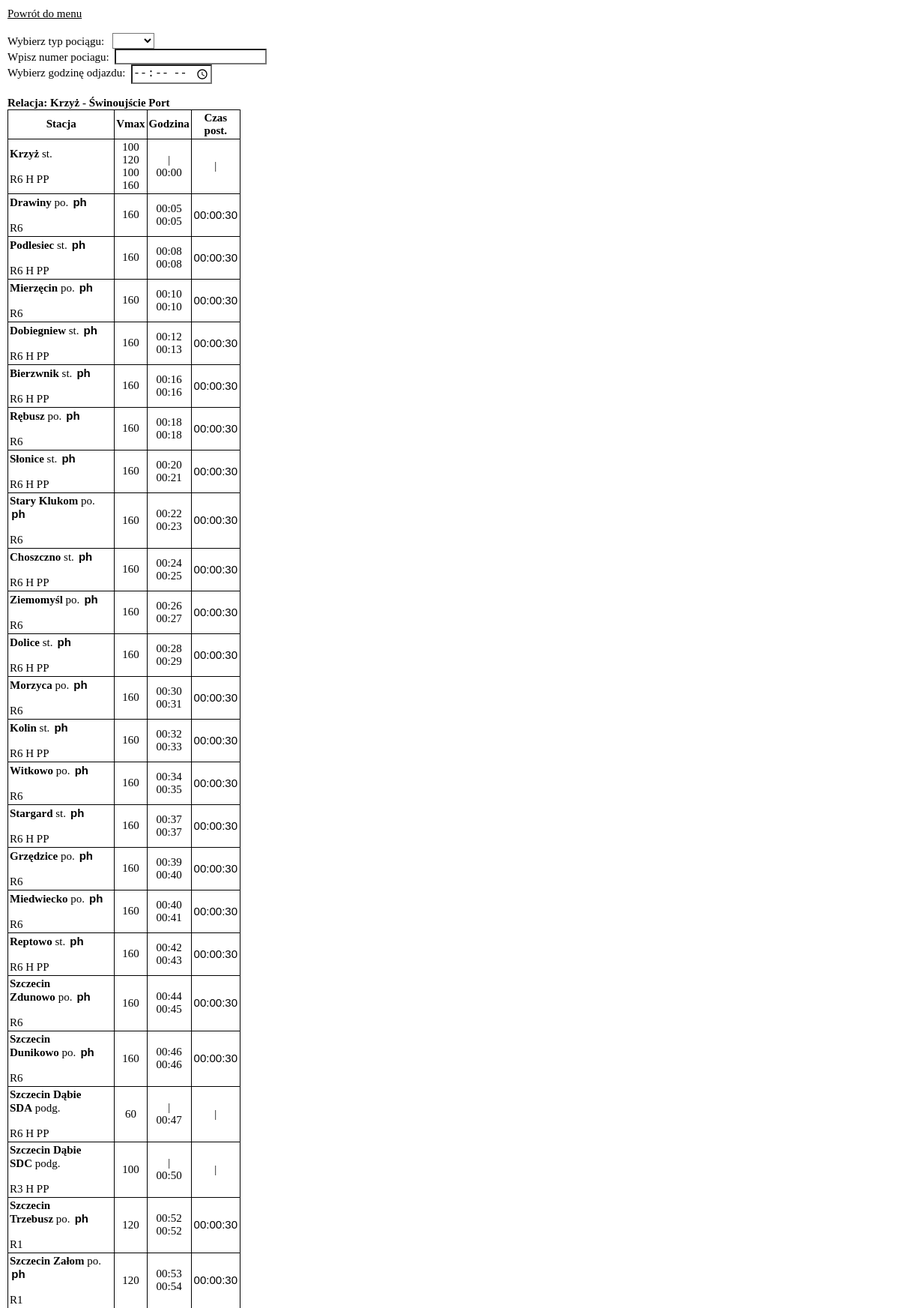
Page /rozklad.php?id_trasy=10 (upper part) on the committed database.
### tables this page shows
CREATE TABLE `stacje` (
  `id_stacji` int(11) NOT NULL,
  `nazwa_stacji` varchar(255) DEFAULT NULL,
  `typ_stacji_id` int(11) DEFAULT NULL,
  `uwagi` text DEFAULT NULL,
  `linia_kolejowa` text DEFAULT NULL
);

CREATE TABLE `typy_stacji` (
  `id_typu_stacji` int(11) NOT NULL,
  `nazwa_typu_stacji` varchar(255) DEFAULT NULL,
  `skrot_typu_stacji` varchar(20) DEFAULT NULL
);

### rozklad.php (the view, shortened to what this page needs)
<!DOCTYPE html>
<html lang="en">
<head>
</head>
<body>
    <a href="index.php">Powrót do menu</a><br><br>
    <form action="" method="POST">
        Wybierz typ pociągu: &nbsp
        <?php
            $polaczenie=mysqli_connect("localhost","root","","stacje");
            $zapytanie="SELECT * FROM typ_pociagow";
            $wyslij=mysqli_query($polaczenie,$zapytanie);
            echo "<select name='typ'>";
            echo "<option>".""."</option>";
            while ($row=mysqli_fetch_array($wyslij)){
                echo "<option>".$row['skrot']."</option>";
            }
            echo "</select><br>";
        ?>
        Wpisz numer pociagu: &nbsp<input type="number" name="nr_poc"><br>
        Wybierz godzinę odjazdu: &nbsp<input onchange="this.form.submit()" type="time" name="czas"><br><br>
    </form>
    <?php
    $trasa=$_GET['id_trasy'];
    $polaczenie=mysqli_connect("localhost","root","","rozklad");
    $zapytanie1="SELECT st.nazwa_stacji FROM trasy tr inner join stacje st on st.id_stacji=tr.id_stacji_poczatkowej inner join stacje st2 on st2.id_stacji=tr.id_stacji_koncowej where id_trasy=$trasa;";
    $wyslij1=mysqli_query($polaczenie,$zapytanie1);
    while ($row1=mysqli_fetch_array($wyslij1)){
        $st_pocz=$row1['nazwa_stacji'];
    }
    $zapytanie2="SELECT st2.nazwa_stacji FROM trasy tr inner join stacje st on st.id_stacji=tr.id_stacji_poczatkowej inner join stacje st2 on st2.id_stacji=tr.id_stacji_koncowej where id_trasy=$trasa;";
    $wyslij2=mysqli_query($polaczenie,$zapytanie2);
    while ($row2=mysqli_fetch_array($wyslij2)){
        $st_konc=$row2['nazwa_stacji'];
    }
    echo" <b>Relacja: ".$st_pocz." - ".$st_konc."</b>";
    $polaczenie=mysqli_connect("localhost","root","","rozklad");
    $zapytanie3="SELECT s.id_stacji AS id_stacji, s.nazwa_stacji AS nazwa_stacji, ts.id_typu_stacji AS id_typ_st, ts.skrot_typu_stacji AS typ, sn.kolejnosc AS kolejnosc, s.uwagi AS Uwagi, SEC_TO_TIME(SUM(TIME_TO_SEC(ck.czas_przejazdu))) AS czas, ps.predkosc AS predkosc FROM stacje_na_trasie sn JOIN stacje s ON sn.id_stacji = s.id_stacji JOIN typy_stacji ts ON s.typ_stacji_id = ts.id_typu_stacji LEFT JOIN czasy_kursowania ck ON sn.id_trasy = ck.id_trasy AND sn.id_stacji = ck.id_stacji_początkowej LEFT JOIN predkosci_stacje ps ON sn.id_stacji = ps.id_stacji_początkowej AND ck.id_stacji_końcowej = ps.id_stacji_końcowej WHERE sn.id_trasy = $trasa GROUP BY s.id_stacji, s.nazwa_stacji, ts.id_typu_stacji, ts.skrot_typu_stacji, sn.kolejnosc, s.uwagi ORDER BY sn.kolejnosc;";
    $wyslij3=mysqli_query($polaczenie,$zapytanie3);
    echo "<form action='' method='POST'>"."<table>";
    echo "<tr style='text-align: center'>"."".""."<th colspan='2'>"."Stacja"."</th>"."<th>Vmax</th>"."<th>"."Godzina"."</th>".
    "<th>"."Czas <br> post. "."</th>"."</tr>";
    $godzina = (int)strtotime(@$_SESSION["czas"]);
    $i = 0;
    while ($row3=mysqli_fetch_array($wyslij3)){
        $temp = (int)strtotime("00:00");
        $delay = (int)strtotime($row3["czas"]);
        $postoj=(int)strtotime($_SESSION["postoje"][$i])-$temp;
        if ($row3["id_typ_st"]==3 or $row3["id_typ_st"]==4 or $row3["kolejnosc"]=="1" or $row3["kolejnosc"]==mysqli_num_rows($wyslij3) or empty($_SESSION["typy"][$i])) {
            $postoj=0;
        }
        $czas = $delay - $temp;
        $odjazd = date("H:i", $godzina+$postoj);
        $przyjazd= date("H:i", $godzina);
        echo "<tr>"."<td colspan='2'><b>".$row3['nazwa_stacji']."</b>&nbsp".$row3['typ'];
        $zapytanie4="SELECT * FROM postoje";
        $wyslij4=mysqli_query($polaczenie,$zapytanie4);
        echo "&nbsp<select id='postoj' onchange='this.form.submit()' name='typPostoj".$row3["id_stacji"]."'><option>".""."</option>";
        while ($row4=mysqli_fetch_array($wyslij4)){
            if($row3['id_typ_st']==3 or $row3['id_typ_st']==4 or $row3["kolejnosc"]=="1" or $row3["kolejnosc"]==mysqli_num_rows($wyslij3) ){
            }
                else{
                if ($row4['typ_postoj']==$_SESSION["typy"][$i]) {
                    echo "<option selected>".$row4['typ_postoj']."</option>";
                }else {
                    echo "<option>".$row4['typ_postoj']."</option>";
                }
            }
        }
        echo "</select><br>";
        echo"<br>".$row3['Uwagi']."</td>"."";
        echo "<td style='text-align: center'>".$row3['predkosc']."</td>";
        echo"<td style='text-align: center'>";
        if ($row3["kolejnosc"]=="1") {
            echo "|<br>";
            echo $odjazd;
        }else if($row3["kolejnosc"]==mysqli_num_rows($wyslij3)) {
            echo $przyjazd;
            echo "<br>|";
        }else{
            if($row3["id_typ_st"]==3 or $row3["id_typ_st"]==4 or empty($_SESSION["typy"][$i])){
                echo "|<br>";
                echo $odjazd;
            }else{
                echo $przyjazd;
                echo "<br>";
                echo $odjazd;
            }
        }
        echo"<td style='text-align: center'>";
        if ($row3["id_typ_st"]==3 or $row3["id_typ_st"]==4 or $row3["kolejnosc"]=="1" or $row3["kolejnosc"]==mysqli_num_rows($wyslij3) or empty($_SESSION["typy"][$i])) {
            echo "|";
        }else {
            echo "<input onchange='this.form.submit()' type='text' name='postoj".$row3['id_stacji']."' style='width: 60px' value='".$_SESSION["postoje"][$i]."'";
        }
        echo "</td>";
        echo "</td>"."</tr>";
        $godzina+=$postoj+$czas;
        $i++;
    }
    echo "</form>"."</table>";
?>
</body>
</html>

### rozklad.php (style rules this page uses)
* { font-size: 15px; background-color: white; color: black; margin: 0; padding: 0; }
body { padding: 10px; }
table { border-collapse: collapse; width: 20%; }
td, th { border: 1px solid black; padding: 2px; }
tr { height: 1px; }
table input, table select { text-align: center; border: none; appearance: none; -webkit-appearance: none; -moz-appearance: none; }
#postoj { font-weight: bold; }

### rows in the picture
stacje: nazwa_stacji "Krzyż", typ_stacji.skrot_typu_stacji "st.", uwagi "R6 H PP", predkosc "100 120 100 160"
stacje: nazwa_stacji "Świnoujście Port"
stacje: nazwa_stacji "Drawiny", typ_stacji.skrot_typu_stacji "po.", uwagi "R6", predkosc "160", postoje "00:00:30"
stacje: nazwa_stacji "Podlesiec", typ_stacji.skrot_typu_stacji "st.", uwagi "R6 H PP", predkosc "160", postoje "00:00:30"
stacje: nazwa_stacji "Mierzęcin", typ_stacji.skrot_typu_stacji "po.", uwagi "R6", predkosc "160", postoje "00:00:30"
stacje: nazwa_stacji "Dobiegniew", typ_stacji.skrot_typu_stacji "st.", uwagi "R6 H PP", predkosc "160", postoje "00:00:30"
stacje: nazwa_stacji "Bierzwnik", typ_stacji.skrot_typu_stacji "st.", uwagi "R6 H PP", predkosc "160", postoje "00:00:30"
stacje: nazwa_stacji "Rębusz", typ_stacji.skrot_typu_stacji "po.", uwagi "R6", predkosc "160", postoje "00:00:30"
stacje: nazwa_stacji "Słonice", typ_stacji.skrot_typu_stacji "st.", uwagi "R6 H PP", predkosc "160", postoje "00:00:30"
stacje: nazwa_stacji "Stary Klukom", typ_stacji.skrot_typu_stacji "po.", uwagi "R6", predkosc "160", postoje "00:00:30"
stacje: nazwa_stacji "Choszczno", typ_stacji.skrot_typu_stacji "st.", uwagi "R6 H PP", predkosc "160", postoje "00:00:30"
stacje: nazwa_stacji "Ziemomyśl", typ_stacji.skrot_typu_stacji "po.", uwagi "R6", predkosc "160", postoje "00:00:30"
stacje: nazwa_stacji "Dolice", typ_stacji.skrot_typu_stacji "st.", uwagi "R6 H PP", predkosc "160", postoje "00:00:30"
stacje: nazwa_stacji "Morzyca", typ_stacji.skrot_typu_stacji "po.", uwagi "R6", predkosc "160", postoje "00:00:30"
stacje: nazwa_stacji "Kolin", typ_stacji.skrot_typu_stacji "st.", uwagi "R6 H PP", predkosc "160", postoje "00:00:30"
stacje: nazwa_stacji "Witkowo", typ_stacji.skrot_typu_stacji "po.", uwagi "R6", predkosc "160", postoje "00:00:30"
stacje: nazwa_stacji "Stargard", typ_stacji.skrot_typu_stacji "st.", uwagi "R6 H PP", predkosc "160", postoje "00:00:30"
stacje: nazwa_stacji "Grzędzice", typ_stacji.skrot_typu_stacji "po.", uwagi "R6", predkosc "160", postoje "00:00:30"
stacje: nazwa_stacji "Miedwiecko", typ_stacji.skrot_typu_stacji "po.", uwagi "R6", predkosc "160", postoje "00:00:30"
stacje: nazwa_stacji "Reptowo", typ_stacji.skrot_typu_stacji "st.", uwagi "R6 H PP", predkosc "160", postoje "00:00:30"
stacje: nazwa_stacji "Szczecin Zdunowo", typ_stacji.skrot_typu_stacji "po.", uwagi "R6", predkosc "160", postoje "00:00:30"
stacje: nazwa_stacji "Szczecin Dunikowo", typ_stacji.skrot_typu_stacji "po.", uwagi "R6", predkosc "160", postoje "00:00:30"
stacje: nazwa_stacji "Szczecin Dąbie SDA", typ_stacji.skrot_typu_stacji "podg.", uwagi "R6 H PP", predkosc "60"
stacje: nazwa_stacji "Szczecin Dąbie SDC", typ_stacji.skrot_typu_stacji "podg.", uwagi "R3 H PP", predkosc "100"
stacje: nazwa_stacji "Szczecin Trzebusz", typ_stacji.skrot_typu_stacji "po.", uwagi "R1", predkosc "120", postoje "00:00:30"
stacje: nazwa_stacji "Szczecin Załom", typ_stacji.skrot_typu_stacji "po.", uwagi "R1", predkosc "120", postoje "00:00:30"

### other values in the picture
form field value "ph"
